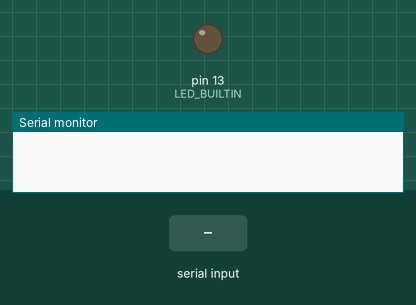
Bench run of a sketch on a simulated Arduino Uno, built with avr-gcc and run on an emulated ATmega328P. Parts: output pins drawn as LEDs (lit = HIGH), the last lines printed to the serial monitor. Dashed ring = blinking. Inputs (shaded band) come from the test bench. Random numbers use the default seed unless the sketch sets one.

Above: at 1.2 s.
1.3 s: "90,45\n" received over Serial
At 1.6 s:
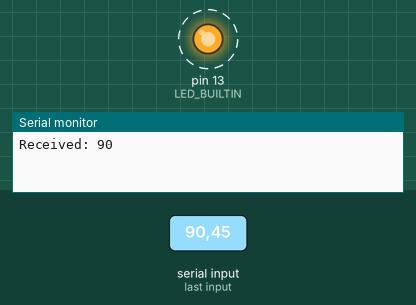
Timing chart, 0 to 10.3 s (numbered marks = the images above; inputs shaded):
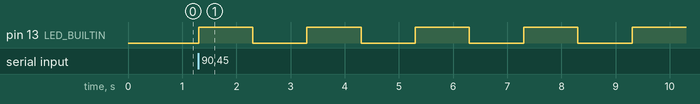

The sketch:

task1sketch.ino
```cpp
int val;

void setup() {
  pinMode(LED_BUILTIN, OUTPUT);
  Serial.begin(9600);
  randomSeed(analogRead(0));
}

void loop() {
  if (Serial.available() > 0) {
    val = Serial.parseInt();
    Serial.print("Received: ");
    Serial.println(val);

    for (int i = 0; i < val; i++) {
      digitalWrite(LED_BUILTIN, HIGH);
      delay(1000);
      digitalWrite(LED_BUILTIN, LOW);
      delay(1000);
    }

    int randomNumber = random(1, 10);
    Serial.println(randomNumber);
  }
}
```

Measured:
- after the input at 1.3 s, pin 13 (LED_BUILTIN): alternates HIGH for 1.0 s and LOW for 1.0 s, starting at once
